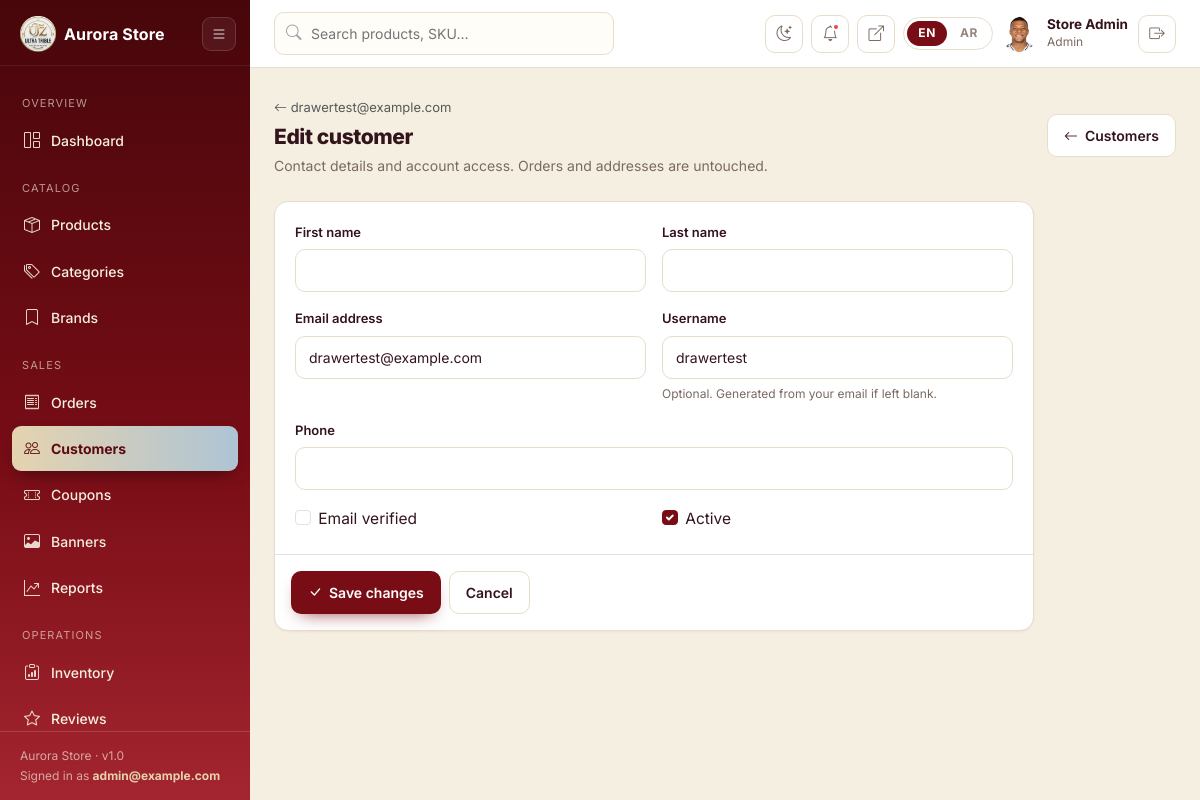
/management/customers/14/edit/ (signed in), run on the app's committed database.
### apps/accounts/models.py (models this page shows, shortened)
class User(AbstractUser):
    class Role(models.TextChoices):
        CUSTOMER = "customer", _("Customer")
        STAFF = "staff", _("Staff")
        ADMIN = "admin", _("Admin")
    email = models.EmailField(_("Email address"), unique=True)
    username = models.CharField(
        max_length=150,
        unique=True,
        blank=True,
        help_text=_("Optional. Generated from your email if left blank."),
    )
    phone = models.CharField(
        max_length=30, blank=True, validators=[validate_phone]
    )
    profile_image = models.ImageField(
        upload_to="avatars/%Y/%m/", blank=True, validators=[validate_image_file]
    )
    role = models.CharField(
        max_length=20, choices=Role.choices, default=Role.CUSTOMER, db_index=True
    )
    email_verified = models.BooleanField(default=False)
    verification_token = models.CharField(
        max_length=64, blank=True, null=True, default=None, db_index=True
    )
    email_verification_sent_at = models.DateTimeField(null=True, blank=True)
    date_of_birth = models.DateField(null=True, blank=True)
    active_session_key = models.CharField(
        max_length=40, blank=True, default="", db_index=True
    )
    active_device_id = models.CharField(max_length=64, blank=True, default="")
    USERNAME_FIELD = "email"
    REQUIRED_FIELDS: list = []
    class Meta:
        verbose_name = _("user")
        verbose_name_plural = _("users")
        indexes = [models.Index(fields=["email"])]
    @property
    def is_management(self):
        return self.is_active and (self.is_staff or self.is_superuser)

### apps/dashboard/views_people.py (the view)
# urls.py: path("customers/<int:pk>/edit/", views_people.customer_edit, name="customer_edit"),
@management_required
@permission_required("accounts.change_user")
@require_http_methods(["GET", "POST"])
def customer_edit(request, pk):
    customer = get_object_or_404(User, pk=pk, role=User.Role.CUSTOMER)
    form = CustomerEditForm(request.POST or None, instance=customer)
    if request.method == "POST" and form.is_valid():
        form.save()
        messages.success(
            request, _("%(email)s updated.") % {"email": customer.email}
        )
        return redirect("dashboard:customer_detail", pk=customer.pk)
    return render(
        request,
        "management/customers/form.html",
        {"nav": "customers", "customer": customer, "form": form},
    )

### apps/dashboard/forms.py (shortened to what this page needs)
class CustomerEditForm(forms.ModelForm):
    class Meta:
        model = User
        fields = (
            "first_name", "last_name", "email", "username",
            "phone", "email_verified", "is_active",
        )
    def __init__(self, *args, **kwargs):
        super().__init__(*args, **kwargs)
        for field in self.fields.values():
            if isinstance(field.widget, forms.CheckboxInput):
                field.widget.attrs.setdefault("class", "form-check-input")
            else:
                field.widget.attrs.setdefault("class", "form-control")

### apps/banners/context_processors.py (called while the page is built)
def _active_queryset():
    return (
        Banner.objects.filter(
            is_active=True,
            valid_from__lte=timezone.now(),
        )
        .filter(
            models.Q(valid_until__isnull=True) | models.Q(valid_until__gte=timezone.now())
        )
        .order_by("-position", "-created_at")
    )

def active_banners(request):
    try:
        request.is_mobile = getattr(request, "is_mobile", False)
        request.country_code = getattr(request, "country_code", None)
        slides = []
        popup = None
        first = None
        for banner in _active_queryset():
            if banner.is_popup:
                if banner.matches_request(request, skip_session_check=True):
                    popup = popup or banner
                    first = first or banner
            elif banner.matches_request(request):
                slides.append(banner)
                first = first or banner
        return {
            "banners": slides,
            "popup_banner": popup,
            "active_banner": first,
        }
    except Exception:
        return {"banners": [], "popup_banner": None, "active_banner": None}

### apps/banners/models.py (called while the page is built)
    @property
    def is_expired(self):
        return self.valid_until is not None and self.valid_until < timezone.now()

    @property
    def is_started(self):
        return self.valid_from <= timezone.now()

    @property
    def is_scheduled_valid(self):
        return self.is_started and not self.is_expired

### apps/cart/models.py (called while the page is built)
    @property
    def total_quantity(self):
        return sum(item.quantity for item in self.items.all())

### apps/cart/services.py (called while the page is built)
def get_wishlist_count(user):
    if user is None or not user.is_authenticated:
        return 0
    return WishlistItem.objects.filter(user=user).count()

def get_compare_list(request):
    slugs = request.session.get("compare", [])
    if not isinstance(slugs, list):
        return []
    return [s for s in slugs if isinstance(s, str)]

### templates/management/customers/form.html (shortened to what this page needs)
{% extends "management/base.html" %}
{% load i18n %}
{% block content %}
<div class="d-flex justify-content-between align-items-center mb-4 flex-wrap gap-2">
  <div>
    <a class="text-muted text-decoration-none" style="font-size:13px" href="{% url 'dashboard:customer_detail' customer.pk %}"><i class="bi bi-arrow-left"></i> {{ customer.email }}</a>
    <h1 class="mg-title mt-1">{% trans "Edit customer" %}</h1>
    <p class="mg-sub mb-0">{% trans "Contact details and account access. Orders and addresses are untouched." %}</p>
  </div>
  <a class="mg-btn mg-btn-ghost" href="{% url 'dashboard:customers' %}"><i class="bi bi-arrow-left"></i> {% trans "Customers" %}</a>
</div>
<form method="post" class="mg-card" style="max-width:760px">
  <div class="mg-card-body">
    <div class="row g-3">
      {% for field in form %}
        <div class="{% if field.name == 'phone' %}col-12{% else %}col-md-6{% endif %}">
          {% if field.field.widget.input_type == "checkbox" %}
            <div class="form-check">
              {{ field }}
              <label class="form-check-label" for="{{ field.id_for_label }}">{{ field.label }}</label>
            </div>
          {% else %}
            <div class="mg-field mb-0">
              <label for="{{ field.id_for_label }}">{{ field.label }}</label>
              {{ field }}
              {% if field.help_text %}<div class="helptext">{{ field.help_text }}</div>{% endif %}
            </div>
          {% endif %}
        </div>
      {% endfor %}
    </div>
  </div>
  <div class="d-flex gap-2 p-3 border-top">
    <button class="mg-btn mg-btn-primary" type="submit"><i class="bi bi-check-lg"></i> {% trans "Save changes" %}</button>
    <a class="mg-btn mg-btn-ghost" href="{% url 'dashboard:customer_detail' customer.pk %}">{% trans "Cancel" %}</a>
  </div>
</form>
{% endblock %}

### templates/management/base.html (shortened to what this page needs)
{% load static i18n core_tags %}
{% is_rtl as IS_RTL %}
<!DOCTYPE html>
<html lang="{{ LANGUAGE_CODE }}" class="mg-root" {% if IS_RTL %}dir="rtl"{% endif %}>
<head>
  <link rel="stylesheet" href="{% static 'vendor/css/bootstrap.min.css' %}">
  <link rel="stylesheet" href="{% static 'vendor/css/bootstrap-icons.min.css' %}">
  <link rel="stylesheet" href="{% static_v 'css/main.css' %}">
  <link rel="stylesheet" href="{% static 'css/management.css' %}">
  <link rel="stylesheet" href="{% static_v 'css/dark.css' %}">
</head>
<body class="mg-body">
  <div class="d-flex">
    {% include "management/_sidebar.html" %}
    <div class="mg-main">
      <header class="mg-topbar">
        {% if perms.catalog.view_product %}
          <form class="mg-search" action="{% url 'dashboard:products' %}" method="get">
            <i class="bi bi-search"></i>
            <input type="search" name="q" value="{{ request.GET.q|default:'' }}"
                   placeholder="{% trans 'Search products, SKU…' %}" aria-label="{% trans 'Search' %}">
          </form>
        {% endif %}
        <div class="ms-auto d-flex align-items-center gap-2">
          <button class="mg-icon-btn" type="button"
                  data-theme-toggle
                  data-to-dark="{% trans 'Switch to dark mode' %}"
                  data-to-light="{% trans 'Switch to light mode' %}"
                  aria-pressed="false"
                  aria-label="{% trans 'Switch to dark mode' %}"
                  title="{% trans 'Switch to dark mode' %}">
            <i class="bi bi-moon-stars" data-theme-icon aria-hidden="true"></i>
          </button>
          {% if perms.notifications.view_notification %}
            <a class="mg-icon-btn" href="{% url 'dashboard:notifications' %}" title="{% trans 'Notifications' %}">
              <i class="bi bi-bell"></i>
              {% if portal_unread %}
                <span class="dot"></span>
              {% endif %}
            </a>
          {% endif %}
          <a class="mg-icon-btn" href="{% url 'core:home' %}" target="_blank" title="{% trans 'View storefront' %}">
            <i class="bi bi-box-arrow-up-right"></i>
          </a>
          <div class="mg-lang">
            {% language_switcher %}
          </div>
          <div class="mg-user">
            <span class="au-avatar">
              {% if user.profile_image %}<img src="{{ user.profile_image.url }}" alt="">{% else %}{{ user.initials }}{% endif %}
            </span>
            <div class="who">
              <b>{{ user.get_full_name|default:user.username }}</b>
              {% trans "Staff" as STAFF_LABEL %}
              <span>{{ user.get_role_display|default:STAFF_LABEL }}</span>
            </div>
            <form method="post" action="{% url 'accounts:logout' %}">
              <button class="mg-icon-btn" type="submit" title="{% trans 'Sign out' %}">
                <i class="bi bi-box-arrow-right"></i>
              </button>
            </form>
          </div>
        </div>
      </header>
      <main class="mg-content">
        {% include "includes/messages.html" %}
        {% block content %}{% endblock %}
      </main>
    </div>
  </div>
</body>
</html>

### templates/management/_sidebar.html (shortened to what this page needs)
{% load i18n static %}
<aside class="mg-sidebar">
  <div class="mg-side-head">
    <a class="mg-brand d-flex align-items-center gap-2" href="{% url 'dashboard:home' %}">
      <img src="{% static 'images/logo.png' %}" alt="{{ SITE_NAME }}" class="brand-logo" style="height: 36px; width: auto;">
      <span class="brand-text">{{ SITE_NAME }}</span>
    </a>
    <button class="mg-side-toggle" id="mg-side-toggle" type="button"
            aria-label="{% trans 'Toggle navigation' %}" title="{% trans 'Toggle navigation' %}">
      <i class="bi bi-list"></i>
    </button>
  </div>
  <nav class="mg-nav">
    <div class="mg-label">{% trans "Overview" %}</div>
    <a href="{% url 'dashboard:home' %}" class="{% if nav == 'home' %}active{% endif %}">
      <i class="bi bi-grid-1x2"></i> {% trans "Dashboard" %}
    </a>
    {% if perms.catalog.view_product or perms.catalog.view_category or perms.catalog.view_brand %}
      <div class="mg-label">{% trans "Catalog" %}</div>
      {% if perms.catalog.view_product %}
        <a href="{% url 'dashboard:products' %}" class="{% if nav == 'products' %}active{% endif %}">
          <i class="bi bi-box-seam"></i> {% trans "Products" %}
        </a>
      {% endif %}
      {% if perms.catalog.view_category %}
        <a href="{% url 'dashboard:categories' %}" class="{% if nav == 'categories' %}active{% endif %}">
          <i class="bi bi-tags"></i> {% trans "Categories" %}
        </a>
      {% endif %}
      {% if perms.catalog.view_brand %}
        <a href="{% url 'dashboard:brands' %}" class="{% if nav == 'brands' %}active{% endif %}">
          <i class="bi bi-bookmark"></i> {% trans "Brands" %}
        </a>
      {% endif %}
    {% endif %}
    {% if perms.orders.view_order or perms.accounts.view_user or perms.coupons.view_coupon or perms.banners.view_banner %}
      <div class="mg-label">{% trans "Sales" %}</div>
      {% if perms.orders.view_order %}
        <a href="{% url 'dashboard:orders' %}" class="{% if nav == 'orders' %}active{% endif %}">
          <i class="bi bi-receipt"></i> {% trans "Orders" %}
        </a>
      {% endif %}
      {% if perms.accounts.view_user %}
        <a href="{% url 'dashboard:customers' %}" class="{% if nav == 'customers' %}active{% endif %}">
          <i class="bi bi-people"></i> {% trans "Customers" %}
        </a>
      {% endif %}
      {% if perms.coupons.view_coupon %}
        <a href="{% url 'dashboard:coupons' %}" class="{% if nav == 'coupons' %}active{% endif %}">
          <i class="bi bi-ticket-perforated"></i> {% trans "Coupons" %}
        </a>
      {% endif %}
      {% if perms.banners.view_banner %}
        <a href="{% url 'dashboard:banners' %}" class="{% if nav == 'banners' %}active{% endif %}">
          <i class="bi bi-image"></i> {% trans "Banners" %}
        </a>
      {% endif %}
      {% if perms.orders.view_order %}
        <a href="{% url 'dashboard:reports' %}" class="{% if nav == 'reports' %}active{% endif %}">
          <i class="bi bi-graph-up-arrow"></i> {% trans "Reports" %}
        </a>
      {% endif %}
    {% endif %}
    {% if perms.inventory.view_stocktransaction or perms.reviews.view_review or perms.notifications.view_newslettersubscriber or perms.notifications.view_notification %}
      <div class="mg-label">{% trans "Operations" %}</div>
      {% if perms.inventory.view_stocktransaction %}
        <a href="{% url 'dashboard:inventory' %}" class="{% if nav == 'inventory' %}active{% endif %}">
          <i class="bi bi-clipboard-data"></i> {% trans "Inventory" %}
        </a>
      {% endif %}
      {% if perms.reviews.view_review %}
        <a href="{% url 'dashboard:reviews' %}" class="{% if nav == 'reviews' %}active{% endif %}">
          <i class="bi bi-star"></i> {% trans "Reviews" %}
        </a>
      {% endif %}
    {% endif %}
  </nav>
  <div class="mg-foot">
    {{ SITE_NAME }} · v1.0<br>
    {% trans "Signed in as" %} <b style="color:#e5d3af">{{ user.email }}</b>
  </div>
</aside>

### data on the page
User: email "admin@example.com", profile_image (picture), get_full_name "Store Admin", role "Admin"
User: email "drawertest@example.com", form "drawertest@example.com" "drawertest", form "☑"

### other printed values
{{ SITE_NAME }} "Aurora Store"
{{ field.label }} "First name" "Last name" "Email address" "Username" "Phone"
{{ field.help_text }} "Optional. Generated from your email if left blank."
{{ field.label }} "Email verified" "Active"
